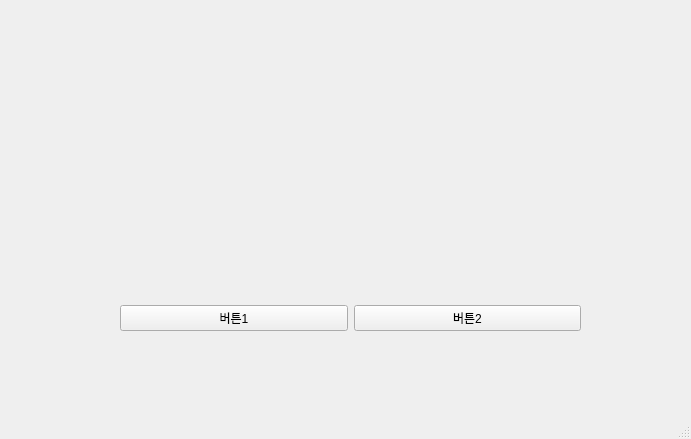
<?xml version="1.0" encoding="UTF-8"?>
<ui version="4.0">
 <class>MainWindow</class>
 <widget class="QMainWindow" name="MainWindow">
  <property name="geometry">
   <rect>
    <x>0</x>
    <y>0</y>
    <width>691</width>
    <height>439</height>
   </rect>
  </property>
  <property name="windowTitle">
   <string>MainWindow</string>
  </property>
  <widget class="QWidget" name="centralwidget">
   <widget class="QWidget" name="verticalLayoutWidget">
    <property name="geometry">
     <rect>
      <x>120</x>
      <y>60</y>
      <width>461</width>
      <height>271</height>
     </rect>
    </property>
    <layout class="QVBoxLayout" name="verticalLayout">
     <item>
      <widget class="QLabel" name="label">
       <property name="text">
        <string/>
       </property>
      </widget>
     </item>
     <item>
      <layout class="QHBoxLayout" name="horizontalLayout">
       <item>
        <widget class="QPushButton" name="button1">
         <property name="text">
          <string>버튼1</string>
         </property>
        </widget>
       </item>
       <item>
        <widget class="QPushButton" name="button2">
         <property name="text">
          <string>버튼2</string>
         </property>
        </widget>
       </item>
      </layout>
     </item>
    </layout>
   </widget>
  </widget>
  <widget class="QMenuBar" name="menubar">
   <property name="geometry">
    <rect>
     <x>0</x>
     <y>0</y>
     <width>691</width>
     <height>24</height>
    </rect>
   </property>
  </widget>
  <widget class="QStatusBar" name="statusbar"/>
 </widget>
 <resources/>
 <connections/>
</ui>
